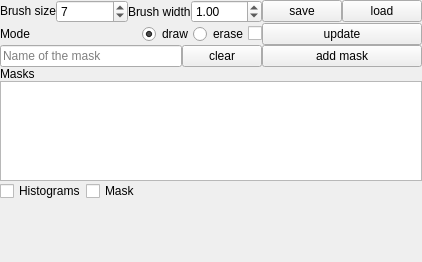
        <widget class="QDockWidget" name="dockWidget_4">
         <property name="sizePolicy">
          <sizepolicy hsizetype="Minimum" vsizetype="MinimumExpanding">
           <horstretch>0</horstretch>
           <verstretch>0</verstretch>
          </sizepolicy>
         </property>
         <property name="minimumSize">
          <size>
           <width>422</width>
           <height>262</height>
          </size>
         </property>
         <property name="floating">
          <bool>false</bool>
         </property>
         <property name="features">
          <set>QDockWidget::DockWidgetFloatable|QDockWidget::DockWidgetMovable</set>
         </property>
         <property name="allowedAreas">
          <set>Qt::AllDockWidgetAreas</set>
         </property>
         <property name="windowTitle">
          <string>Pixel selection</string>
         </property>
         <widget class="QWidget" name="dockWidgetContents_4">
          <property name="sizePolicy">
           <sizepolicy hsizetype="Preferred" vsizetype="Minimum">
            <horstretch>0</horstretch>
            <verstretch>0</verstretch>
           </sizepolicy>
          </property>
          <layout class="QVBoxLayout" name="verticalLayout_13">
           <property name="spacing">
            <number>0</number>
           </property>
           <property name="leftMargin">
            <number>0</number>
           </property>
           <property name="topMargin">
            <number>0</number>
           </property>
           <property name="rightMargin">
            <number>0</number>
           </property>
           <property name="bottomMargin">
            <number>0</number>
           </property>
           <item>
            <layout class="QGridLayout" name="gridLayout_2">
             <property name="spacing">
              <number>0</number>
             </property>
             <item row="4" column="2" colspan="2">
              <widget class="QPushButton" name="pushButton_11">
               <property name="sizePolicy">
                <sizepolicy hsizetype="Minimum" vsizetype="Fixed">
                 <horstretch>0</horstretch>
                 <verstretch>0</verstretch>
                </sizepolicy>
               </property>
               <property name="toolTip">
                <string>&lt;html&gt;&lt;head/&gt;&lt;body&gt;&lt;p&gt;Add the current selected pixel mask to the list of masks.&lt;/p&gt;&lt;/body&gt;&lt;/html&gt;</string>
               </property>
               <property name="text">
                <string>add mask</string>
               </property>
              </widget>
             </item>
             <item row="0" column="3">
              <widget class="QPushButton" name="pushButton_3">
               <property name="sizePolicy">
                <sizepolicy hsizetype="Fixed" vsizetype="Fixed">
                 <horstretch>0</horstretch>
                 <verstretch>0</verstretch>
                </sizepolicy>
               </property>
               <property name="toolTip">
                <string>Load a pixel selection mask.</string>
               </property>
               <property name="text">
                <string>load</string>
               </property>
              </widget>
             </item>
             <item row="2" column="2" colspan="2">
              <widget class="QPushButton" name="pushButton_4">
               <property name="sizePolicy">
                <sizepolicy hsizetype="Minimum" vsizetype="Fixed">
                 <horstretch>0</horstretch>
                 <verstretch>0</verstretch>
                </sizepolicy>
               </property>
               <property name="toolTip">
                <string>Update the fluorescence observables using the current selection.</string>
               </property>
               <property name="text">
                <string>update</string>
               </property>
              </widget>
             </item>
             <item row="4" column="0">
              <widget class="QLineEdit" name="lineEdit_5">
               <property name="sizePolicy">
                <sizepolicy hsizetype="Minimum" vsizetype="Fixed">
                 <horstretch>0</horstretch>
                 <verstretch>0</verstretch>
                </sizepolicy>
               </property>
               <property name="toolTip">
                <string>The name of the mask</string>
               </property>
               <property name="text">
                <string/>
               </property>
               <property name="placeholderText">
                <string>Name of the mask</string>
               </property>
              </widget>
             </item>
             <item row="0" column="2">
              <widget class="QPushButton" name="pushButton_2">
               <property name="sizePolicy">
                <sizepolicy hsizetype="Fixed" vsizetype="Fixed">
                 <horstretch>0</horstretch>
                 <verstretch>0</verstretch>
                </sizepolicy>
               </property>
               <property name="toolTip">
                <string>Save the pixel selection mask.</string>
               </property>
               <property name="text">
                <string>save</string>
               </property>
              </widget>
             </item>
             <item row="4" column="1">
              <widget class="QPushButton" name="pushButton_6">
               <property name="sizePolicy">
                <sizepolicy hsizetype="Fixed" vsizetype="Fixed">
                 <horstretch>0</horstretch>
                 <verstretch>0</verstretch>
                </sizepolicy>
               </property>
               <property name="toolTip">
                <string>Clear the pixel selection mask.</string>
               </property>
               <property name="text">
                <string>clear</string>
               </property>
              </widget>
             </item>
             <item row="2" column="0" colspan="2">
              <layout class="QHBoxLayout" name="horizontalLayout_4">
               <item>
                <widget class="QLabel" name="label_17">
                 <property name="text">
                  <string>Mode</string>
                 </property>
                </widget>
               </item>
               <item>
                <widget class="QRadioButton" name="radioButton">
                 <property name="sizePolicy">
                  <sizepolicy hsizetype="Fixed" vsizetype="Fixed">
                   <horstretch>0</horstretch>
                   <verstretch>0</verstretch>
                  </sizepolicy>
                 </property>
                 <property name="toolTip">
                  <string>&lt;html&gt;&lt;head/&gt;&lt;body&gt;&lt;p&gt;Use the mouse as a brush to select pixels in the image.&lt;/p&gt;&lt;/body&gt;&lt;/html&gt;</string>
                 </property>
                 <property name="text">
                  <string>draw</string>
                 </property>
                 <property name="checked">
                  <bool>true</bool>
                 </property>
                </widget>
               </item>
               <item>
                <widget class="QRadioButton" name="radioButton_2">
                 <property name="sizePolicy">
                  <sizepolicy hsizetype="Fixed" vsizetype="Fixed">
                   <horstretch>0</horstretch>
                   <verstretch>0</verstretch>
                  </sizepolicy>
                 </property>
                 <property name="toolTip">
                  <string>&lt;html&gt;&lt;head/&gt;&lt;body&gt;&lt;p&gt;Use the mouse to deselect pixels in the image.&lt;/p&gt;&lt;/body&gt;&lt;/html&gt;</string>
                 </property>
                 <property name="text">
                  <string>erase</string>
                 </property>
                </widget>
               </item>
               <item>
                <widget class="QCheckBox" name="checkBox_4">
                 <property name="sizePolicy">
                  <sizepolicy hsizetype="Fixed" vsizetype="Fixed">
                   <horstretch>0</horstretch>
                   <verstretch>0</verstretch>
                  </sizepolicy>
                 </property>
                 <property name="toolTip">
                  <string>&lt;html&gt;&lt;head/&gt;&lt;body&gt;&lt;p&gt;If this is checked the selected fluorescence decay is plotted/updated when a selection is made.&lt;/p&gt;&lt;/body&gt;&lt;/html&gt;</string>
                 </property>
                 <property name="text">
                  <string/>
                 </property>
                </widget>
               </item>
              </layout>
             </item>
             <item row="0" column="0" colspan="2">
              <layout class="QHBoxLayout" name="horizontalLayout_6">
               <item>
                <widget class="QLabel" name="label_3">
                 <property name="sizePolicy">
                  <sizepolicy hsizetype="Fixed" vsizetype="Fixed">
                   <horstretch>0</horstretch>
                   <verstretch>0</verstretch>
                  </sizepolicy>
                 </property>
                 <property name="text">
                  <string>Brush size</string>
                 </property>
                </widget>
               </item>
               <item>
                <widget class="QSpinBox" name="spinBox_2">
                 <property name="sizePolicy">
                  <sizepolicy hsizetype="Minimum" vsizetype="Fixed">
                   <horstretch>0</horstretch>
                   <verstretch>0</verstretch>
                  </sizepolicy>
                 </property>
                 <property name="maximum">
                  <number>4096</number>
                 </property>
                 <property name="value">
                  <number>7</number>
                 </property>
                </widget>
               </item>
               <item>
                <widget class="QLabel" name="label_20">
                 <property name="sizePolicy">
                  <sizepolicy hsizetype="Fixed" vsizetype="Preferred">
                   <horstretch>0</horstretch>
                   <verstretch>0</verstretch>
                  </sizepolicy>
                 </property>
                 <property name="text">
                  <string>Brush width</string>
                 </property>
                </widget>
               </item>
               <item>
                <widget class="QDoubleSpinBox" name="doubleSpinBox">
                 <property name="value">
                  <double>1.000000000000000</double>
                 </property>
                </widget>
               </item>
              </layout>
             </item>
            </layout>
           </item>
           <item>
            <layout class="QVBoxLayout" name="verticalLayout_12">
             <property name="spacing">
              <number>0</number>
             </property>
             <item>
              <widget class="QLabel" name="label_13">
               <property name="sizePolicy">
                <sizepolicy hsizetype="Fixed" vsizetype="Fixed">
                 <horstretch>0</horstretch>
                 <verstretch>0</verstretch>
                </sizepolicy>
               </property>
               <property name="text">
                <string>Masks</string>
               </property>
              </widget>
             </item>
             <item>
              <widget class="QListWidget" name="listWidget">
               <property name="sizePolicy">
                <sizepolicy hsizetype="Minimum" vsizetype="Minimum">
                 <horstretch>0</horstretch>
                 <verstretch>0</verstretch>
                </sizepolicy>
               </property>
               <property name="minimumSize">
                <size>
                 <width>0</width>
                 <height>0</height>
                </size>
               </property>
               <property name="maximumSize">
                <size>
                 <width>16777215</width>
                 <height>100</height>
                </size>
               </property>
               <property name="toolTip">
                <string>List of pixel masks. Double click to remove a pixel mask.</string>
               </property>
              </widget>
             </item>
             <item>
              <layout class="QHBoxLayout" name="horizontalLayout_7">
               <item>
                <widget class="QCheckBox" name="checkBox_3">
                 <property name="text">
                  <string>Histograms</string>
                 </property>
                </widget>
               </item>
               <item>
                <widget class="QCheckBox" name="checkBox">
                 <property name="text">
                  <string>Mask</string>
                 </property>
                </widget>
               </item>
               <item>
                <spacer name="horizontalSpacer_2">
                 <property name="orientation">
                  <enum>Qt::Horizontal</enum>
                 </property>
                 <property name="sizeHint" stdset="0">
                  <size>
                   <width>40</width>
                   <height>20</height>
                  </size>
                 </property>
                </spacer>
               </item>
              </layout>
             </item>
            </layout>
           </item>
           <item>
            <spacer name="verticalSpacer_2">
             <property name="orientation">
              <enum>Qt::Vertical</enum>
             </property>
             <property name="sizeHint" stdset="0">
              <size>
               <width>20</width>
               <height>5</height>
              </size>
             </property>
            </spacer>
           </item>
          </layout>
         </widget>
        </widget>
